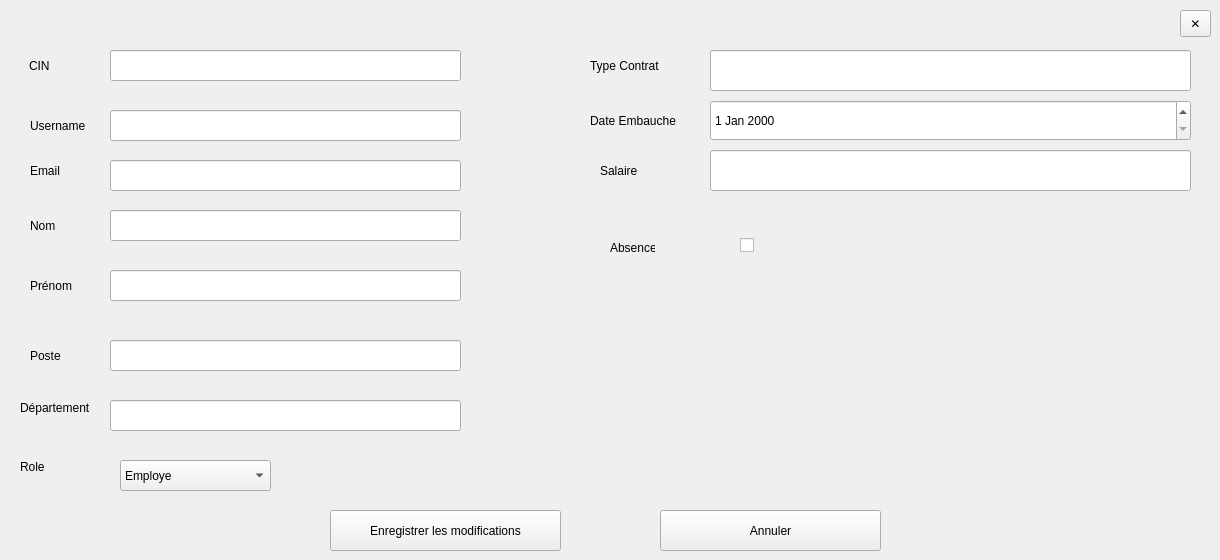
            <widget class="QWidget" name="page_Edit_Emp">
             <widget class="QLineEdit" name="linePrenomEmp">
              <property name="geometry">
               <rect>
                <x>110</x>
                <y>270</y>
                <width>351</width>
                <height>31</height>
               </rect>
              </property>
              <property name="readOnly">
               <bool>false</bool>
              </property>
             </widget>
             <widget class="QLineEdit" name="lineEmailEmp">
              <property name="geometry">
               <rect>
                <x>110</x>
                <y>160</y>
                <width>351</width>
                <height>31</height>
               </rect>
              </property>
              <property name="readOnly">
               <bool>false</bool>
              </property>
             </widget>
             <widget class="QDateEdit" name="dateEmbaucheEmp">
              <property name="geometry">
               <rect>
                <x>710</x>
                <y>100</y>
                <width>481</width>
                <height>41</height>
               </rect>
              </property>
              <property name="readOnly">
               <bool>false</bool>
              </property>
             </widget>
             <widget class="QLabel" name="labelUsernameEdit_3">
              <property name="geometry">
               <rect>
                <x>30</x>
                <y>110</y>
                <width>71</width>
                <height>31</height>
               </rect>
              </property>
              <property name="text">
               <string>Username</string>
              </property>
             </widget>
             <widget class="QLineEdit" name="lineTypeContratEmp">
              <property name="geometry">
               <rect>
                <x>710</x>
                <y>50</y>
                <width>481</width>
                <height>41</height>
               </rect>
              </property>
              <property name="readOnly">
               <bool>false</bool>
              </property>
             </widget>
             <widget class="QLineEdit" name="linePostemp">
              <property name="geometry">
               <rect>
                <x>110</x>
                <y>340</y>
                <width>351</width>
                <height>31</height>
               </rect>
              </property>
              <property name="readOnly">
               <bool>false</bool>
              </property>
             </widget>
             <widget class="QLabel" name="labelSalaireEdit_3">
              <property name="geometry">
               <rect>
                <x>600</x>
                <y>160</y>
                <width>61</width>
                <height>21</height>
               </rect>
              </property>
              <property name="text">
               <string>Salaire</string>
              </property>
             </widget>
             <widget class="QLineEdit" name="lineCIN_emp">
              <property name="geometry">
               <rect>
                <x>110</x>
                <y>50</y>
                <width>351</width>
                <height>31</height>
               </rect>
              </property>
              <property name="readOnly">
               <bool>true</bool>
              </property>
             </widget>
             <widget class="QLabel" name="labelCINEdit_3">
              <property name="geometry">
               <rect>
                <x>29</x>
                <y>55</y>
                <width>41</width>
                <height>21</height>
               </rect>
              </property>
              <property name="text">
               <string>CIN</string>
              </property>
             </widget>
             <widget class="QLabel" name="labelPrenomEdit_3">
              <property name="geometry">
               <rect>
                <x>30</x>
                <y>270</y>
                <width>61</width>
                <height>31</height>
               </rect>
              </property>
              <property name="text">
               <string>Prénom</string>
              </property>
             </widget>
             <widget class="QLabel" name="labelAbsenceEdit_3">
              <property name="geometry">
               <rect>
                <x>610</x>
                <y>240</y>
                <width>45</width>
                <height>16</height>
               </rect>
              </property>
              <property name="text">
               <string>Absence</string>
              </property>
             </widget>
             <widget class="QLineEdit" name="lineNomEmp">
              <property name="geometry">
               <rect>
                <x>110</x>
                <y>210</y>
                <width>351</width>
                <height>31</height>
               </rect>
              </property>
              <property name="readOnly">
               <bool>false</bool>
              </property>
             </widget>
             <widget class="QLineEdit" name="lineDepartementEmp">
              <property name="geometry">
               <rect>
                <x>110</x>
                <y>400</y>
                <width>351</width>
                <height>31</height>
               </rect>
              </property>
              <property name="readOnly">
               <bool>false</bool>
              </property>
             </widget>
             <widget class="QLabel" name="labelDateEmbaucheEdit_3">
              <property name="geometry">
               <rect>
                <x>590</x>
                <y>110</y>
                <width>111</width>
                <height>21</height>
               </rect>
              </property>
              <property name="text">
               <string>Date Embauche</string>
              </property>
             </widget>
             <widget class="QLabel" name="labelTypeContratEdit_3">
              <property name="geometry">
               <rect>
                <x>590</x>
                <y>50</y>
                <width>111</width>
                <height>31</height>
               </rect>
              </property>
              <property name="text">
               <string>Type Contrat</string>
              </property>
             </widget>
             <widget class="QLabel" name="labelNomEdit_3">
              <property name="geometry">
               <rect>
                <x>30</x>
                <y>210</y>
                <width>61</width>
                <height>31</height>
               </rect>
              </property>
              <property name="text">
               <string>Nom</string>
              </property>
             </widget>
             <widget class="QLineEdit" name="lineUsernameEmp">
              <property name="geometry">
               <rect>
                <x>110</x>
                <y>110</y>
                <width>351</width>
                <height>31</height>
               </rect>
              </property>
              <property name="readOnly">
               <bool>false</bool>
              </property>
             </widget>
             <widget class="QLabel" name="labelPosteEdit_3">
              <property name="geometry">
               <rect>
                <x>30</x>
                <y>340</y>
                <width>51</width>
                <height>31</height>
               </rect>
              </property>
              <property name="text">
               <string>Poste</string>
              </property>
             </widget>
             <widget class="QLineEdit" name="lineSalaireEmp">
              <property name="geometry">
               <rect>
                <x>710</x>
                <y>150</y>
                <width>481</width>
                <height>41</height>
               </rect>
              </property>
              <property name="readOnly">
               <bool>false</bool>
              </property>
             </widget>
             <widget class="QCheckBox" name="checkAbsenceEmp">
              <property name="geometry">
               <rect>
                <x>740</x>
                <y>230</y>
                <width>31</width>
                <height>31</height>
               </rect>
              </property>
             </widget>
             <widget class="QLabel" name="labelDepartementEdit_3">
              <property name="geometry">
               <rect>
                <x>20</x>
                <y>400</y>
                <width>69</width>
                <height>16</height>
               </rect>
              </property>
              <property name="text">
               <string>Département</string>
              </property>
             </widget>
             <widget class="QLabel" name="labelEmailEdit_3">
              <property name="geometry">
               <rect>
                <x>30</x>
                <y>160</y>
                <width>61</width>
                <height>21</height>
               </rect>
              </property>
              <property name="text">
               <string>Email</string>
              </property>
             </widget>
             <widget class="QPushButton" name="btnSaveEditEmployee">
              <property name="geometry">
               <rect>
                <x>330</x>
                <y>510</y>
                <width>231</width>
                <height>41</height>
               </rect>
              </property>
              <property name="text">
               <string>Enregistrer les modifications</string>
              </property>
             </widget>
             <widget class="QPushButton" name="btnCancelEditEmp">
              <property name="geometry">
               <rect>
                <x>660</x>
                <y>510</y>
                <width>221</width>
                <height>41</height>
               </rect>
              </property>
              <property name="text">
               <string>Annuler</string>
              </property>
             </widget>
             <widget class="QToolButton" name="BtnPopupCancelLabs_10">
              <property name="geometry">
               <rect>
                <x>1180</x>
                <y>10</y>
                <width>31</width>
                <height>27</height>
               </rect>
              </property>
              <property name="toolTip">
               <string>Fermer</string>
              </property>
              <property name="text">
               <string>✕</string>
              </property>
             </widget>
             <widget class="QLabel" name="label_13">
              <property name="geometry">
               <rect>
                <x>20</x>
                <y>450</y>
                <width>100</width>
                <height>34</height>
               </rect>
              </property>
              <property name="text">
               <string>Role</string>
              </property>
             </widget>
             <widget class="QComboBox" name="comboRoleAdd_2">
              <property name="geometry">
               <rect>
                <x>120</x>
                <y>460</y>
                <width>151</width>
                <height>31</height>
               </rect>
              </property>
              <item>
               <property name="text">
                <string>Employe</string>
               </property>
              </item>
              <item>
               <property name="text">
                <string>RH</string>
               </property>
              </item>
              <item>
               <property name="text">
                <string>Responsable_financier</string>
               </property>
              </item>
              <item>
               <property name="text">
                <string>Responsable_de_stock</string>
               </property>
              </item>
              <item>
               <property name="text">
                <string>Chercheur</string>
               </property>
              </item>
              <item>
               <property name="text">
                <string>Directeur_de_projet</string>
               </property>
              </item>
              <item>
               <property name="text">
                <string>Responsable_Labos</string>
               </property>
              </item>
              <item>
               <property name="text">
                <string>Admin</string>
               </property>
              </item>
             </widget>
            </widget>
